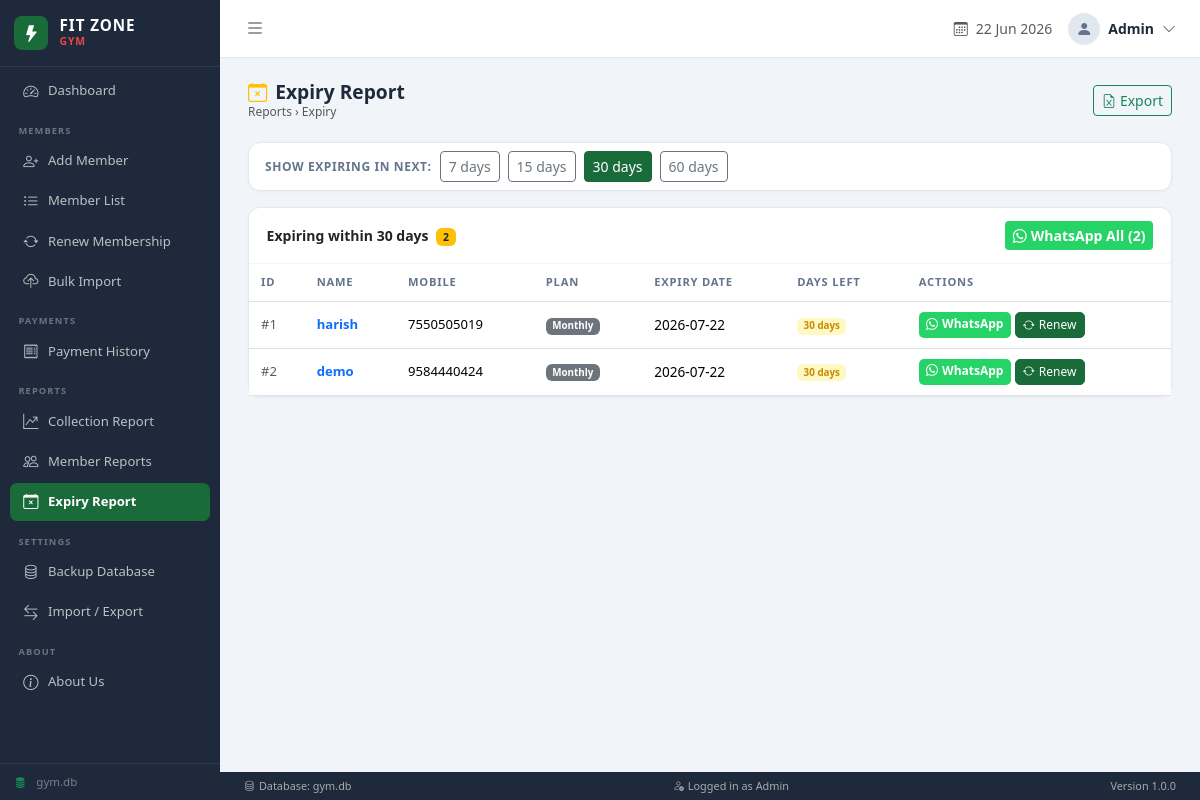
The app's page /reports/expiry, older data.
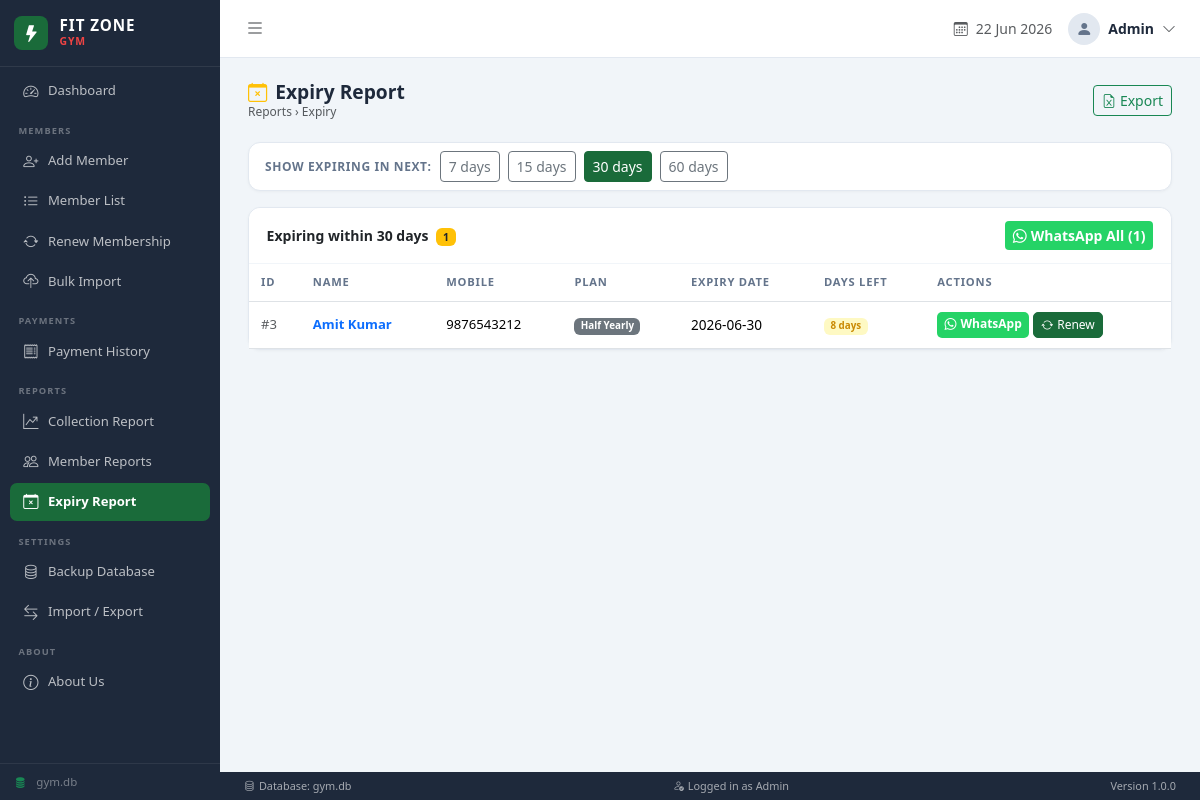
The same page, newer data.
### tables this page shows
CREATE TABLE membership (
                membership_id INTEGER PRIMARY KEY AUTOINCREMENT,
                member_id     INTEGER NOT NULL,
                plan          TEXT NOT NULL,
                start_date    DATE NOT NULL,
                expiry_date   DATE NOT NULL,
                amount        DECIMAL NOT NULL,
                payment_mode  TEXT DEFAULT 'Cash',
                created_at    TIMESTAMP DEFAULT CURRENT_TIMESTAMP,
                FOREIGN KEY (member_id) REFERENCES member_master(member_id)
            );

CREATE TABLE "member_master" (
            member_id   INTEGER PRIMARY KEY AUTOINCREMENT,
            name        TEXT NOT NULL,
            mobile      TEXT NOT NULL,
            father_name TEXT DEFAULT '',
            address     TEXT DEFAULT '',
            join_date   DATE NOT NULL,
            status      TEXT DEFAULT 'Active',
            created_at  TIMESTAMP DEFAULT CURRENT_TIMESTAMP,
            UNIQUE (name, mobile)
        );

### routers/reports.py (the view)
@router.get("/expiry")
async def expiry_report(request: Request, days: int = 30):
    members = db.report_expiry(days)
    return templates.TemplateResponse("reports/expiry.html", {
        "request": request, "members": members, "days": days
    })

### templates/reports/expiry.html (shortened to what this page needs)
{% extends "base.html" %}
{% block content %}
<div class="page-header">
  <div>
    <h4><i class="bi bi-calendar-x me-2 text-warning"></i>Expiry Report</h4>
    <nav aria-label="breadcrumb"><ol class="breadcrumb"><li class="breadcrumb-item active">Reports &rsaquo; Expiry</li></ol></nav>
  </div>
  <div class="d-flex gap-2">
    <a href="/reports/export/expiry?days={{ days }}" class="btn btn-outline-success btn-sm">
      <i class="bi bi-file-earmark-excel me-1"></i>Export
    </a>
  </div>
</div>
<div class="card mb-3">
  <div class="card-body py-2">
    <div class="d-flex align-items-center gap-2 flex-wrap">
      <label class="form-label mb-0 fw-semibold">Show expiring in next:</label>
      {% for d in [7, 15, 30, 60] %}
      <a href="/reports/expiry?days={{ d }}"
         class="btn btn-sm {% if days==d %}btn-primary{% else %}btn-outline-secondary{% endif %}">
        {{ d }} days
      </a>
      {% endfor %}
    </div>
  </div>
</div>
<div class="card">
  <div class="card-header">
    <span>
      Expiring within {{ days }} days
      <span class="badge bg-warning text-dark ms-1">{{ members|length }}</span>
    </span>
    {% if members %}
    <a id="waAllBtn" href="#" target="_blank" rel="noopener noreferrer"
       class="btn btn-sm btn-whatsapp" style="display:none">
      <i class="bi bi-whatsapp me-1"></i>WhatsApp All ({{ members|length }})
    </a>
    {% endif %}
  </div>
  <div class="card-body p-0">
    <div class="table-responsive">
      <table class="table table-hover mb-0">
        <thead>
          <tr>
            <th>ID</th>
            <th>Name</th>
            <th>Mobile</th>
            <th>Plan</th>
            <th>Expiry Date</th>
            <th>Days Left</th>
            <th>Actions</th>
          </tr>
        </thead>
        <tbody>
          {% for m in members %}
          <tr>
            <td class="text-muted small">#{{ m.member_id }}</td>
            <td>
              <a href="/members/{{ m.member_id }}/view" class="fw-semibold text-decoration-none">
                {{ m.name }}
              </a>
            </td>
            <td>{{ m.mobile }}</td>
            <td><span class="badge bg-secondary">{{ m.plan or '—' }}</span></td>
            <td style="font-size:.85rem">{{ m.expiry_date }}</td>
            <td>
              <span class="badge
                {% if m.days_remaining <= 3 %}bg-danger
                {% elif m.days_remaining <= 7 %}bg-warning text-dark
                {% else %}badge-expiring{% endif %}">
                {{ m.days_remaining }} days
              </span>
            </td>
            <td>
              <div class="d-flex gap-1">
                <a href="#"
                   class="btn btn-xs btn-whatsapp wa-link"
                   data-mobile="{{ m.mobile }}"
                   data-name="{{ m.name }}"
                   data-expiry="{{ m.expiry_date }}"
                   data-days="{{ m.days_remaining }}"
                   target="_blank"
                   rel="noopener noreferrer"
                   title="Send WhatsApp reminder to {{ m.name }}">
                  <i class="bi bi-whatsapp me-1"></i>WhatsApp
                </a>
                <a href="/payments/renew?member_id={{ m.member_id }}"
                   class="btn btn-xs btn-primary">
                  <i class="bi bi-arrow-repeat me-1"></i>Renew
                </a>
              </div>
            </td>
          </tr>
          {% endfor %}
        </tbody>
      </table>
    </div>
  </div>
</div>
{% endblock %}

Row changes from the older to the newer data that the page shows:
no longer on this page (row edited): membership: member_id "1", name "harish", mobile "7550505019", plan "Monthly", expiry_date "2026-07-22", days_remaining "30"
no longer on this page (row edited): membership: member_id "2", name "demo", mobile "9584440424", plan "Monthly", expiry_date "2026-07-22", days_remaining "30"
added membership: member_id "3", name "Amit Kumar", mobile "9876543212", plan "Half Yearly", expiry_date "2026-06-30", days_remaining "8"
Text that changed along with them:
{{ members|length }}: "2" → "1"
